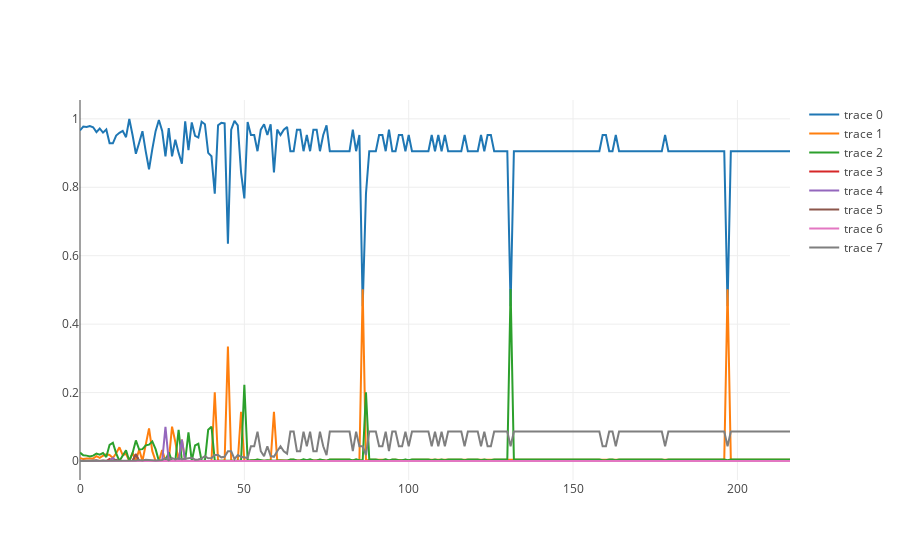

The cell this chart's notebook holds for it:
### Markdown cell above
This is the length scale without being optimised

### Code cell
plot_probas()

### Figure 1 — Plotly figure (JSON) as saved in the notebook; plotly's stock layout.template omitted (floating-point values rounded to 4 significant figures; data arrays with more than 128 entries replaced by an {"elided": "..."} marker saying what was removed)
{"data": [{"y": {"elided": "217 float values"}}, {"y": {"elided": "217 float values"}}, {"y": {"elided": "217 float values"}}, {"y": {"elided": "217 float values"}}, {"y": {"elided": "217 float values"}}, {"y": {"elided": "217 float values"}}, {"y": {"elided": "217 float values"}}, {"y": {"elided": "217 float values"}}], "layout": {}}
